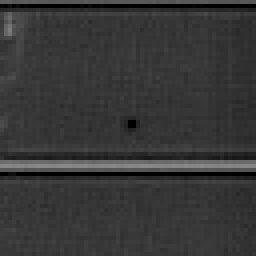
#> input picture Data/images/train/5AAJ050033A2AB_TDI_D3388G1905_S1_NON_PI800_NON_PI800.jpg, 64 x 64 px (shown 4 times larger)
$ python vis_yolo.py
#> lines starting #> are read from the running program, lines starting #| are printed output that depends on the picture; after the words box and inside, x2 and y2 are one past the last pixel; in counts of white or black regions, pixels touching at a corner belong together
import cv2
import numpy as np
import os
import yaml
from pathlib import Path
import argparse

# ================= 配置 =================
DEFAULT_DATASET_DIR = r"./Data/dataset_yolo_processed"
DEFAULT_SPLIT = "train"  # 可选: train, val, test
DEFAULT_CLASS_NAMES = ['dust']  # 默认类别名称，会从yaml中读取

# ================= 可视化逻辑 =================

class YOLOVisualizer:
    def __init__(self, dataset_dir, split="train", class_names=None, resize_size=None):
        """
        初始化可视化器

        Args:
            dataset_dir: 数据集根目录
            split: 数据集分割 (train/val/test)
            class_names: 类别名称列表
            resize_size: 图片resize大小，如 (640, 640)，None 表示不resize
        """
        self.dataset_dir = Path(dataset_dir)
        self.split = split
        self.class_names = class_names or DEFAULT_CLASS_NAMES
        self.resize_size = resize_size

        # 读取 dataset.yaml
        yaml_path = self.dataset_dir / "dataset.yaml"
        if yaml_path.exists():
            with open(yaml_path, 'r', encoding='utf-8') as f:
                config = yaml.safe_load(f)

            # 获取类别名称
            if 'names' in config:
                self.class_names = config['names']

            # 获取数据集路径
            if split in config:
                self.split_path = config[split]
            else:
                self.split_path = f"images/{split}"
        else:
            self.split_path = f"images/{split}"

        # 构建完整路径
        self.img_dir = self.dataset_dir / self.split_path
        self.label_dir = self.dataset_dir / self.split_path.replace("images", "labels")

        # 获取所有图片
        self.img_files = sorted(
            list(self.img_dir.glob("*.jpg")) +
            list(self.img_dir.glob("*.png")) +
            list(self.img_dir.glob("*.JPG")) +
            list(self.img_dir.glob("*.PNG"))
        )

        self.current_idx = 0
        self.total_imgs = len(self.img_files)

        print(f"✅ 已加载 {self.total_imgs} 张图片")
        print(f"📁 图片目录: {self.img_dir}")
        print(f"📁 标签目录: {self.label_dir}")
        print(f"🏷️  类别: {self.class_names}")
        if self.resize_size:
            print(f"📖 Resize 大小: {self.resize_size}")

    def get_bboxes(self, img_path):
        """
        读取图片对应的 YOLO 格式标签
        返回: [(class_id, x_center, y_center, w, h), ...]
        """
        label_path = self.label_dir / img_path.with_suffix(".txt").name
        bboxes = []

        if label_path.exists():
            with open(label_path, 'r') as f:
                for line in f:
                    line = line.strip()
                    if line:
                        parts = [float(x) for x in line.split()]
                        if len(parts) >= 5:
                            bboxes.append(parts[:5])  # [class_id, x_c, y_c, w, h]

        return bboxes

    def resize_image(self, img):
        """
        将图片 resize 到指定大小（使用填充保持宽高比）
        """
        if self.resize_size is None:
            return img

        target_h, target_w = self.resize_size
        h, w = img.shape[:2]

        # 计算缩放比例
        scale = min(target_w / w, target_h / h)
        new_w = int(w * scale)
        new_h = int(h * scale)

        # 缩放图片
        resized = cv2.resize(img, (new_w, new_h), interpolation=cv2.INTER_LINEAR)

        # 创建目标大小的图片（灰色背景）
        canvas = np.ones((target_h, target_w, 3), dtype=np.uint8) * 128

        # 计算放置位置（居中）
        y_offset = (target_h - new_h) // 2
        x_offset = (target_w - new_w) // 2

        # 将缩放后的图片粘贴到画布
        canvas[y_offset:y_offset+new_h, x_offset:x_offset+new_w] = resized

        return canvas

    def draw_bboxes(self, img, bboxes):
        """
        在图片上绘制边界框

        Args:
            img: 图片数组 (H, W, C)
            bboxes: YOLO 格式的边界框列表

        Returns:
            绘制了边界框的图片
        """
        img_copy = img.copy()
        h, w, _ = img.shape

        # 定义颜色
        colors = [
            (0, 255, 0),    # 绿色
            (0, 0, 255),    # 红色
            (255, 0, 0),    # 蓝色
            (0, 255, 255),  # 黄色
            (255, 0, 255),  # 品红
            (255, 255, 0),  # 青色
        ]

        for idx, bbox in enumerate(bboxes):
            class_id = int(bbox[0])
            x_c, y_c, box_w, box_h = bbox[1:]

            # 归一化坐标转像素坐标
            x_center = x_c * w
            y_center = y_c * h
            box_width = box_w * w
            box_height = box_h * h

            # 计算左上和右下角
            x1 = int(x_center - box_width / 2)
            y1 = int(y_center - box_height / 2)
            x2 = int(x_center + box_width / 2)
            y2 = int(y_center + box_height / 2)

            # 确保坐标在图片范围内
            x1 = max(0, x1)
            y1 = max(0, y1)
            x2 = min(w - 1, x2)
            y2 = min(h - 1, y2)

            # 选择颜色
            color = colors[class_id % len(colors)]

            # 绘制矩形
            cv2.rectangle(img_copy, (x1, y1), (x2, y2), color, 2)

            # 绘制类别标签
            class_name = self.class_names[class_id] if class_id < len(self.class_names) else f"Class {class_id}"
            label_text = f"{class_name} (id:{class_id})"

            # 获取文本大小
            font = cv2.FONT_HERSHEY_SIMPLEX
            font_scale = 0.6
            thickness = 1
            text_size = cv2.getTextSize(label_text, font, font_scale, thickness)[0]

            # 绘制背景矩形
            bg_x1 = x1
            bg_y1 = max(y1 - text_size[1] - 4, 0)
            bg_x2 = x1 + text_size[0] + 4
            bg_y2 = y1
            cv2.rectangle(img_copy, (bg_x1, bg_y1), (bg_x2, bg_y2), color, -1)

            # 绘制文字
            cv2.putText(img_copy, label_text, (x1 + 2, y1 - 2),
                       font, font_scale, (255, 255, 255), thickness)

        return img_copy

    def show_image(self, idx):
        """
        显示指定索引的图片及其标注
        """
#> called with idx = 0
        if idx < 0 or idx >= self.total_imgs:
            print(f"❌ 索引超出范围: {idx}")
            return False

        img_path = self.img_files[idx]
        img = cv2.imread(str(img_path))
#> img is the input picture: shape (64, 64, 3); min 0, max 137, mean 55.2

        if img is None:
            print(f"❌ 无法读取图片: {img_path}")
            return False

        # 读取标签
        bboxes = self.get_bboxes(img_path)

        # Resize 图片
        img = self.resize_image(img)

        # 绘制边界框
        img_with_boxes = self.draw_bboxes(img, bboxes)

        # 创建信息文字
        img_shape = img.shape
#> img_shape = (64, 64, 3)
        resize_info = f" [Resized: {img_shape[1]}x{img_shape[0]}]" if self.resize_size else ""
#> resize_info = ''
        info_text = f"图片 {idx + 1}/{self.total_imgs} | 目标数: {len(bboxes)} | 文件: {img_path.name}{resize_info}"

        # 在图片上添加信息
        cv2.putText(img_with_boxes, info_text, (10, 30),
                   cv2.FONT_HERSHEY_SIMPLEX, 0.7, (0, 255, 0), 2)
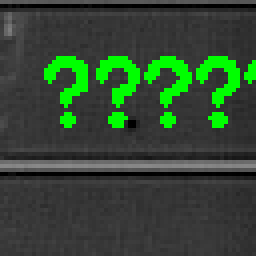
#> img_with_boxes: shape (64, 64, 3) (shown 4 times larger); 8.3% of pixels changed, all inside (x1, y1, x2, y2) = (11, 14, 64, 32)

        # 显示图片
        window_name = f"YOLO 数据集可视化 - {self.split} 集"
        cv2.imshow(window_name, img_with_boxes)

        return True

    def interactive_view(self):
        """
        交互式浏览数据集

        按键说明:
            -> : 下一张图片
            <- : 上一张图片
            q  : 退出
            s  : 保存当前图片
            g  : 跳转到指定图片
        """
        print("\n" + "="*60)
        print("📖 交互式浏览模式")
        print("="*60)
        print("按键说明:")
        print("  [→] 或 [d] : 下一张图片")
        print("  [←] 或 [a] : 上一张图片")
        print("  [q]       : 退出")
        print("  [s]       : 保存当前图片")
        print("  [g]       : 跳转到指定图片编号")
        print("  [r]       : 切换 Resize 模式")
        print("="*60 + "\n")

        while True:
            if not self.show_image(self.current_idx):
                break

            key = cv2.waitKey(0) & 0xFF
#> (key q is pressed here)

            if key == ord('q'):
                print("✅ 退出")
                break
            elif key == ord('d') or key == 83:  # → 右箭头
                self.current_idx = min(self.current_idx + 1, self.total_imgs - 1)
            elif key == ord('a') or key == 81:  # ← 左箭头
                self.current_idx = max(self.current_idx - 1, 0)
            elif key == ord('s'):
                self._save_current_image()
            elif key == ord('g'):
                self._goto_image()
            elif key == ord('r'):
                self._toggle_resize()

        cv2.destroyAllWindows()

    # [61 lines left out: functions _save_current_image, _goto_image, _toggle_resize, batch_export, not called in this run]


# ================= 主程序 =================

def main():
    parser = argparse.ArgumentParser(
        description="YOLO 数据集标注可视化工具",
        formatter_class=argparse.RawDescriptionHelpFormatter,
        epilog="""
示例用法:
  python vis_yolo.py                                    # 使用默认配置
  python vis_yolo.py --dataset ./dataset_yolo          # 指定数据集目录
  python vis_yolo.py --split val                       # 可视化验证集
  python vis_yolo.py --resize 640                      # 显示时 resize 到 640x640
  python vis_yolo.py --export                          # 批量导出所有标注
  python vis_yolo.py --export --output ./output_vis    # 导出到指定目录
  python vis_yolo.py --export --resize 640 --output ./output_resized  # 导出 resize 后的图片
        """
    )

    parser.add_argument("--dataset", type=str, default=DEFAULT_DATASET_DIR,
                       help="数据集根目录路径")
    parser.add_argument("--split", type=str, default=DEFAULT_SPLIT,
                       choices=["train", "val", "test"],
                       help="数据集分割 (train/val/test)")
    parser.add_argument("--export", action="store_true",
                       help="批量导出所有图片的标注结果")
    parser.add_argument("--output", type=str, default="./yolo_visualized",
                       help="导出目录")
    parser.add_argument("--classes", type=str, default=None,
                       help="类别名称，逗号分隔 (如: dust,defect,scratch)")
    parser.add_argument("--resize", type=int, default=None,
                       help="将图片 resize 到指定大小 (如: 640 表示 640x640)")

    args = parser.parse_args()

    # 解析类别名称
    class_names = None
    if args.classes:
        class_names = [c.strip() for c in args.classes.split(",")]

    # 解析 resize 大小
    resize_size = None
    if args.resize:
        resize_size = (args.resize, args.resize)

    # 创建可视化器
    viz = YOLOVisualizer(args.dataset, args.split, class_names, resize_size)

    # 执行操作
    if args.export:
        viz.batch_export(args.output)
    else:
        viz.interactive_view()


if __name__ == "__main__":
    main()
